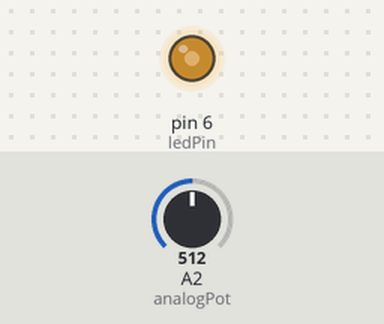
This sketch was run on a simulated Arduino Uno, built with avr-gcc and run on an emulated ATmega328P. Shown: output pins drawn as LEDs (lit = HIGH). The inputs (shaded band) are chosen by the test bench; at power-on: A2 (analogPot) = 512. What the sketch prints to the serial monitor is not drawn.

Above: at 1.2 s.
1.3 s: A2 (analogPot) set to 716
At 2.5 s:
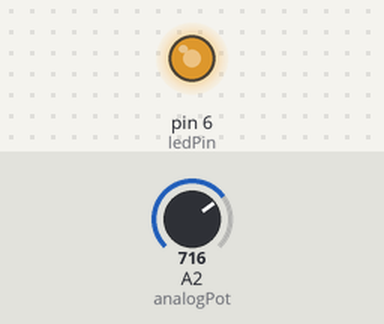
2.8 s: A2 (analogPot) set to 900
At 3.7 s:
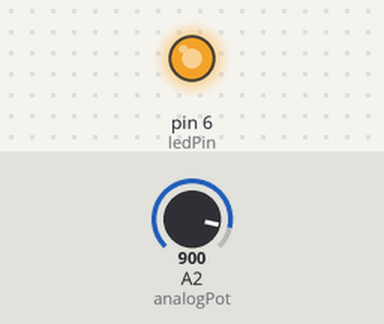
4.3 s: A2 (analogPot) set to 1023
At 4.8 s:
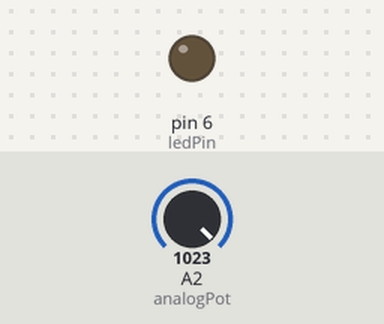
5.8 s: A2 (analogPot) set to 122
At 7.0 s:
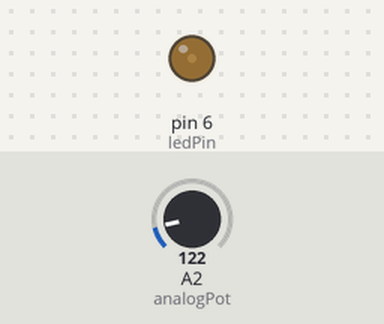
7.3 s: A2 (analogPot) set to 0
At 8.2 s:
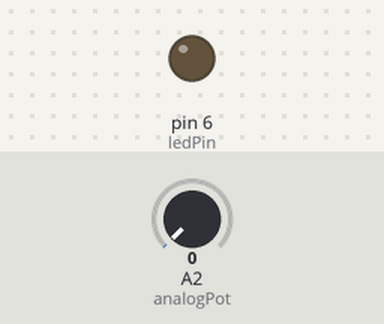
8.8 s: A2 (analogPot) set to 511
At 9.4 s:
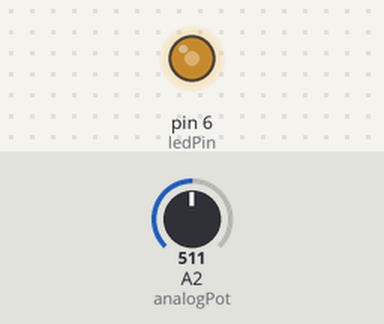
Timing chart, 0 to 11.3 s (numbered marks = the images above; inputs shaded):
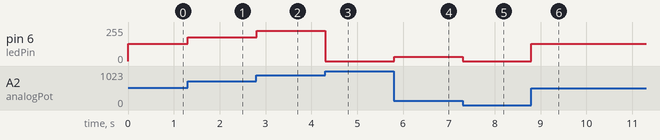

Measured:
- after the input at 1.3 s, pin 6 (ledPin): 128/255 → 179/255 at once
- after the input at 2.8 s, pin 6 (ledPin): 179/255 → 226/255 at once
- after the input at 4.3 s, pin 6 (ledPin): 226/255 → 0/255 at once
- after the input at 5.8 s, pin 6 (ledPin): 0/255 → 31/255 at once
- after the input at 7.3 s, pin 6 (ledPin): 31/255 → 0/255 at once
- after the input at 8.8 s, pin 6 (ledPin): 0/255 → 128/255 at once

The sketch:

Potentiometer.ino
```cpp
const int analogPot = 2;
const int ledPin = 6;

int val = 0;

void setup() {
  pinMode(ledPin, OUTPUT);
  Serial.begin(9600);
}

void loop() {
  val = round(analogRead(analogPot) / 3.99);
  analogWrite(ledPin, val);
  Serial.print(val);
  Serial.print("\n");
}
```
